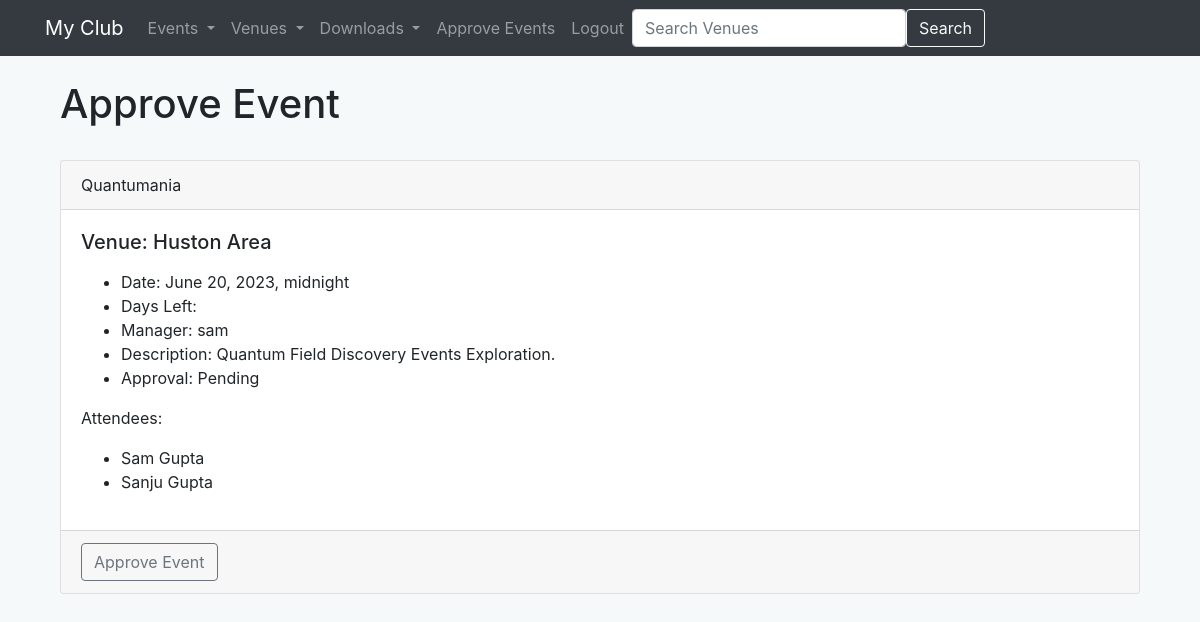
Page /approve_event/7/ (signed in) on the committed database.
### events/models.py (models this page shows, shortened)
class Events(models.Model):
    name = models.CharField('Event Name', max_length=60)
    date = models.DateTimeField('Event Date')
    venue = models.ForeignKey(Venue, blank=True, null=True, on_delete=models.CASCADE)
    manager = models.ForeignKey(User, blank=True, null=True, on_delete=models.SET_NULL)
    description = models.TextField(blank=True)
    attendees = models.ManyToManyField(MyClubUser, blank=True)
    approved = models.BooleanField(default=False)  # New field for approval

class Venue(models.Model):
    name = models.CharField(max_length=60)
    address = models.CharField(max_length=300)
    zip = models.CharField(max_length=15)
    phone = models.CharField(max_length=25, blank=True)
    web = models.URLField(blank=True)
    email = models.EmailField(blank=True)
    owner = models.IntegerField(blank=False, default=1)
    venue_image = models.ImageField(null=True, blank=True, upload_to='images/')
    def __str__(self):
        return self.name

class MyClubUser(models.Model):
    first_name = models.CharField(max_length=30)
    last_name = models.CharField(max_length=30)
    email = models.EmailField('User Email')
    def __str__(self):
        return self.first_name + ' ' + self.last_name

### events/views.py (the view)
# urls.py: path('approve_event/<int:event_id>/', views.approve_event, name='approve-event'),
@login_required
def approve_event(request, event_id):
    event = get_object_or_404(Events, id=event_id)
    if request.method == 'POST':
        event.approved = True
        event.save()
        return redirect('list-events')
    return render(request, 'events/approve_event.html', {'event': event})

### events/templates/events/approve_event.html (shortened to what this page needs)
{% extends 'events/base.html' %}
{% block content %}
<div class="container">
    <h1>Approve Event</h1>
    <br/>
    <div class="card">
        <div class="card-header">
            {{ event.name }}
        </div>
        <div class="card-body">
            <h5 class="card-title">Venue: {{ event.venue }}</h5>
            <p class="card-text">
                <ul>
                    <li>Date: {{ event.date }}</li>
                    <li>Days Left: {{ event.days_left }}</li>
                    <li>Manager: {{ event.manager }}</li>
                    <li>Description: {{ event.description }}</li>
                    <li>Approval: {% if event.approved %}Approved{% else %}Pending{% endif %}</li>
                </ul>
            </p>
            <p class="card-text">
                Attendees:
                <ul>
                    {% for user in event.attendees.all %}
                        <li>{{ user }}</li>
                    {% endfor %}
                </ul>
            </p>
        </div>
        <div class="card-footer text-muted">
            <form method="POST" action="{% url 'approve-event' event.id %}">
                <button type="submit" class="btn btn-outline-secondary">Approve Event</button>
            </form>
        </div>
    </div>
</div>
{% endblock %}

### events/templates/events/base.html (style rules this page uses)
body { background: #f5f9fa; }

### rows in the picture
Events: name "Quantumania", venue "Huston Area", date "June 20, 2023, midnight", manager "sam", description "Quantum Field Discovery Events Exploration."
MyClubUser: first_name+last_name "Sam Gupta"
MyClubUser: first_name+last_name "Sanju Gupta"
